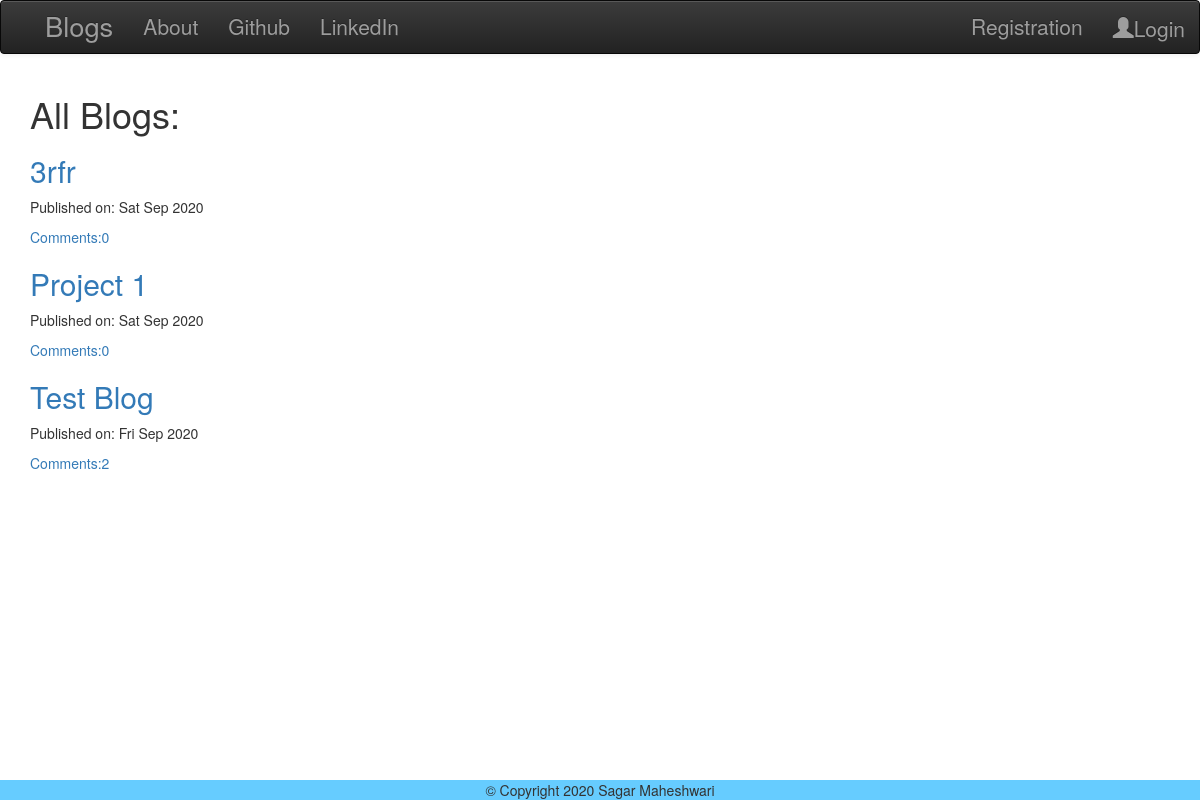
The page / on the database its author committed.
### blog/models.py (models this page shows, shortened)
class Post(models.Model):
    author = models.ForeignKey('auth.User', on_delete=models.DO_NOTHING)
    title = models.CharField(max_length=200)
    text = models.TextField()
    created_date = models.DateTimeField(default=timezone.now)
    published_date = models.DateTimeField(blank=True, null=True)
    def approve_comments(self):
        return self.comments.filter(approved_comment=True)

### blog/views.py (the view)
# urls.py: url(r'^$', views.PostListView.as_view(), name='post_list'),
class PostListView(ListView):
    model = Post
    def get_queryset(self):
        return Post.objects.filter(published_date__lte=timezone.now()).order_by('-published_date')

### blog/templates/blog/post_list.html
{%extends "blog/base.html"%}
{%block content%}
<div class="centerstage">
	<h1>All Blogs:</h1>
	{%for post in post_list%}
	<div class="post">
		<h2><a href="{%url 'post_detail' pk=post.pk%}">{{post.title}}</a></h2>
		<div class="date">
			<p>Published on: {{post.published_date|date:"D M Y"}}</p>
		</div>
		<a href="{%url 'post_detail' pk=post.pk%}">Comments:{{post.approve_comments.count}}</a>
	</div>
	{%endfor%}
</div>
{%endblock%}

### blog/static/css/blog.css (style rules this page uses)
body, html { height: 100%; width: 100%; }
.centerstage { margin-left: auto; margin-right: auto; }
.loader { filter:hue-rotate(0deg); color: linear-gradient(45deg,#0f8,#08f); animation:hue 5000ms infinite linear; }

### rows shown on the page
Post: title "3rfr", published_date "Sat Sep 2020", approve_comments.count "0"
Post: title "Project 1", published_date "Sat Sep 2020", approve_comments.count "0"
Post: title "Test Blog", published_date "Fri Sep 2020", approve_comments.count "2"
